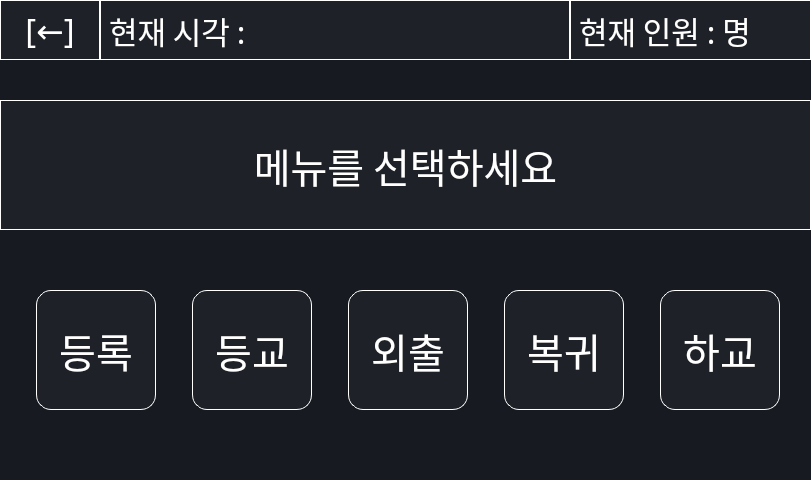
<?xml version="1.0" encoding="UTF-8"?>
<ui version="4.0">
 <class>MainWindow</class>
 <widget class="QMainWindow" name="MainWindow">
  <property name="geometry">
   <rect>
    <x>0</x>
    <y>0</y>
    <width>811</width>
    <height>480</height>
   </rect>
  </property>
  <property name="windowTitle">
   <string>MainWindow</string>
  </property>
  <widget class="QWidget" name="centralwidget">
   <widget class="QStackedWidget" name="stackedWidget">
    <property name="geometry">
     <rect>
      <x>0</x>
      <y>0</y>
      <width>811</width>
      <height>480</height>
     </rect>
    </property>
    <property name="styleSheet">
     <string notr="true">background-color: rgb(23, 27, 33);
</string>
    </property>
    <property name="currentIndex">
     <number>0</number>
    </property>
    <widget class="QWidget" name="page_main">
     <widget class="QLabel" name="main_msg_label">
      <property name="geometry">
       <rect>
        <x>0</x>
        <y>100</y>
        <width>811</width>
        <height>130</height>
       </rect>
      </property>
      <property name="font">
       <font>
        <family>AppleSDGothicNeoB00</family>
        <pointsize>30</pointsize>
       </font>
      </property>
      <property name="styleSheet">
       <string notr="true">background-color: rgb(30, 34, 40);
color: white;
border: 1px solid white;</string>
      </property>
      <property name="text">
       <string>메뉴를 선택하세요</string>
      </property>
      <property name="alignment">
       <set>Qt::AlignCenter</set>
      </property>
     </widget>
     <widget class="QWidget" name="layoutWidget">
      <property name="geometry">
       <rect>
        <x>20</x>
        <y>280</y>
        <width>776</width>
        <height>141</height>
       </rect>
      </property>
      <layout class="QHBoxLayout" name="horizontalLayout">
       <property name="spacing">
        <number>20</number>
       </property>
       <item>
        <widget class="QPushButton" name="move_registration_page_button">
         <property name="minimumSize">
          <size>
           <width>120</width>
           <height>120</height>
          </size>
         </property>
         <property name="maximumSize">
          <size>
           <width>120</width>
           <height>120</height>
          </size>
         </property>
         <property name="font">
          <font>
           <family>AppleSDGothicNeoB00</family>
           <pointsize>30</pointsize>
          </font>
         </property>
         <property name="styleSheet">
          <string notr="true">background-color: rgb(30, 34, 40);
color: white;
border: 1px solid white;
border-radius: 15px;</string>
         </property>
         <property name="text">
          <string>등록</string>
         </property>
        </widget>
       </item>
       <item>
        <widget class="QPushButton" name="move_enter_page_button">
         <property name="minimumSize">
          <size>
           <width>120</width>
           <height>120</height>
          </size>
         </property>
         <property name="maximumSize">
          <size>
           <width>120</width>
           <height>120</height>
          </size>
         </property>
         <property name="font">
          <font>
           <family>AppleSDGothicNeoB00</family>
           <pointsize>30</pointsize>
          </font>
         </property>
         <property name="styleSheet">
          <string notr="true">background-color: rgb(30, 34, 40);
color: white;
border: 1px solid white;
border-radius: 15px;</string>
         </property>
         <property name="text">
          <string>등교</string>
         </property>
        </widget>
       </item>
       <item>
        <widget class="QPushButton" name="move_outside_page_button">
         <property name="minimumSize">
          <size>
           <width>120</width>
           <height>120</height>
          </size>
         </property>
         <property name="maximumSize">
          <size>
           <width>120</width>
           <height>120</height>
          </size>
         </property>
         <property name="font">
          <font>
           <family>AppleSDGothicNeoB00</family>
           <pointsize>30</pointsize>
          </font>
         </property>
         <property name="styleSheet">
          <string notr="true">background-color: rgb(30, 34, 40);
color: white;
border: 1px solid white;
border-radius: 15px;</string>
         </property>
         <property name="text">
          <string>외출</string>
         </property>
        </widget>
       </item>
       <item>
        <widget class="QPushButton" name="move_return_page_button">
         <property name="minimumSize">
          <size>
           <width>120</width>
           <height>120</height>
          </size>
         </property>
         <property name="maximumSize">
          <size>
           <width>120</width>
           <height>120</height>
          </size>
         </property>
         <property name="font">
          <font>
           <family>AppleSDGothicNeoB00</family>
           <pointsize>30</pointsize>
          </font>
         </property>
         <property name="styleSheet">
          <string notr="true">background-color: rgb(30, 34, 40);
color: white;
border: 1px solid white;
border-radius: 15px;</string>
         </property>
         <property name="text">
          <string>복귀</string>
         </property>
        </widget>
       </item>
       <item>
        <widget class="QPushButton" name="move_leave_page_button">
         <property name="minimumSize">
          <size>
           <width>120</width>
           <height>120</height>
          </size>
         </property>
         <property name="maximumSize">
          <size>
           <width>120</width>
           <height>120</height>
          </size>
         </property>
         <property name="font">
          <font>
           <family>AppleSDGothicNeoB00</family>
           <pointsize>30</pointsize>
          </font>
         </property>
         <property name="styleSheet">
          <string notr="true">background-color: rgb(30, 34, 40);
color: white;
border: 1px solid white;
border-radius: 15px;</string>
         </property>
         <property name="text">
          <string>하교</string>
         </property>
        </widget>
       </item>
      </layout>
     </widget>
    </widget>
    <widget class="QWidget" name="page_outside">
     <widget class="QWidget" name="layoutWidget">
      <property name="geometry">
       <rect>
        <x>20</x>
        <y>270</y>
        <width>776</width>
        <height>141</height>
       </rect>
      </property>
      <layout class="QHBoxLayout" name="horizontalLayout_2">
       <property name="spacing">
        <number>20</number>
       </property>
       <item>
        <widget class="QPushButton" name="eating_button">
         <property name="minimumSize">
          <size>
           <width>120</width>
           <height>120</height>
          </size>
         </property>
         <property name="maximumSize">
          <size>
           <width>120</width>
           <height>120</height>
          </size>
         </property>
         <property name="font">
          <font>
           <family>AppleSDGothicNeoB00</family>
           <pointsize>30</pointsize>
          </font>
         </property>
         <property name="styleSheet">
          <string notr="true">background-color: rgb(30, 34, 40);
color: white;
border: 1px solid white;
border-radius: 15px;</string>
         </property>
         <property name="text">
          <string>식사</string>
         </property>
        </widget>
       </item>
       <item>
        <widget class="QPushButton" name="gs25_button">
         <property name="minimumSize">
          <size>
           <width>120</width>
           <height>120</height>
          </size>
         </property>
         <property name="maximumSize">
          <size>
           <width>120</width>
           <height>120</height>
          </size>
         </property>
         <property name="font">
          <font>
           <family>AppleSDGothicNeoB00</family>
           <pointsize>30</pointsize>
          </font>
         </property>
         <property name="styleSheet">
          <string notr="true">background-color: rgb(30, 34, 40);
color: white;
border: 1px solid white;
border-radius: 15px;</string>
         </property>
         <property name="text">
          <string>편의점</string>
         </property>
        </widget>
       </item>
       <item>
        <widget class="QPushButton" name="gym_button">
         <property name="minimumSize">
          <size>
           <width>120</width>
           <height>120</height>
          </size>
         </property>
         <property name="maximumSize">
          <size>
           <width>120</width>
           <height>120</height>
          </size>
         </property>
         <property name="font">
          <font>
           <family>AppleSDGothicNeoB00</family>
           <pointsize>30</pointsize>
          </font>
         </property>
         <property name="styleSheet">
          <string notr="true">background-color: rgb(30, 34, 40);
color: white;
border: 1px solid white;
border-radius: 15px;</string>
         </property>
         <property name="text">
          <string>운동</string>
         </property>
        </widget>
       </item>
       <item>
        <widget class="QPushButton" name="etc_button">
         <property name="minimumSize">
          <size>
           <width>120</width>
           <height>120</height>
          </size>
         </property>
         <property name="maximumSize">
          <size>
           <width>120</width>
           <height>120</height>
          </size>
         </property>
         <property name="font">
          <font>
           <family>AppleSDGothicNeoB00</family>
           <pointsize>30</pointsize>
          </font>
         </property>
         <property name="styleSheet">
          <string notr="true">background-color: rgb(30, 34, 40);
color: white;
border: 1px solid white;
border-radius: 15px;</string>
         </property>
         <property name="text">
          <string>기타</string>
         </property>
        </widget>
       </item>
      </layout>
     </widget>
     <widget class="QLabel" name="outside_msg_label">
      <property name="geometry">
       <rect>
        <x>0</x>
        <y>100</y>
        <width>811</width>
        <height>130</height>
       </rect>
      </property>
      <property name="font">
       <font>
        <family>AppleSDGothicNeoB00</family>
        <pointsize>30</pointsize>
       </font>
      </property>
      <property name="styleSheet">
       <string notr="true">background-color: rgb(30, 34, 40);
color: white;
border: 1px solid white;</string>
      </property>
      <property name="text">
       <string>사유를 선택하세요</string>
      </property>
      <property name="alignment">
       <set>Qt::AlignCenter</set>
      </property>
     </widget>
    </widget>
    <widget class="QWidget" name="page_fingerprint">
     <widget class="QLabel" name="fingerprint_msg_label">
      <property name="geometry">
       <rect>
        <x>0</x>
        <y>100</y>
        <width>811</width>
        <height>130</height>
       </rect>
      </property>
      <property name="font">
       <font>
        <family>AppleSDGothicNeoB00</family>
        <pointsize>30</pointsize>
       </font>
      </property>
      <property name="styleSheet">
       <string notr="true">background-color: rgb(30, 34, 40);
color: white;
border: 1px solid white;</string>
      </property>
      <property name="text">
       <string>지문을 입력하세요</string>
      </property>
      <property name="alignment">
       <set>Qt::AlignCenter</set>
      </property>
     </widget>
    </widget>
    <widget class="QWidget" name="page_registration">
     <widget class="QWidget" name="gridLayoutWidget">
      <property name="geometry">
       <rect>
        <x>0</x>
        <y>231</y>
        <width>811</width>
        <height>251</height>
       </rect>
      </property>
      <layout class="QGridLayout" name="gridLayout">
       <property name="spacing">
        <number>0</number>
       </property>
       <item row="0" column="3">
        <widget class="QPushButton" name="three_button">
         <property name="minimumSize">
          <size>
           <width>100</width>
           <height>100</height>
          </size>
         </property>
         <property name="maximumSize">
          <size>
           <width>100</width>
           <height>100</height>
          </size>
         </property>
         <property name="font">
          <font>
           <family>AppleSDGothicNeoB00</family>
           <pointsize>30</pointsize>
          </font>
         </property>
         <property name="styleSheet">
          <string notr="true">background-color: rgb(30, 34, 40);
color: white;
border: 1px solid white;</string>
         </property>
         <property name="text">
          <string>3</string>
         </property>
        </widget>
       </item>
       <item row="1" column="1">
        <widget class="QPushButton" name="six_button">
         <property name="minimumSize">
          <size>
           <width>100</width>
           <height>100</height>
          </size>
         </property>
         <property name="maximumSize">
          <size>
           <width>100</width>
           <height>100</height>
          </size>
         </property>
         <property name="font">
          <font>
           <family>AppleSDGothicNeoB00</family>
           <pointsize>30</pointsize>
          </font>
         </property>
         <property name="styleSheet">
          <string notr="true">background-color: rgb(30, 34, 40);
color: white;
border: 1px solid white;</string>
         </property>
         <property name="text">
          <string>6</string>
         </property>
        </widget>
       </item>
       <item row="0" column="0">
        <widget class="QPushButton" name="zero_button">
         <property name="minimumSize">
          <size>
           <width>100</width>
           <height>100</height>
          </size>
         </property>
         <property name="maximumSize">
          <size>
           <width>100</width>
           <height>100</height>
          </size>
         </property>
         <property name="font">
          <font>
           <family>AppleSDGothicNeoB00</family>
           <pointsize>30</pointsize>
          </font>
         </property>
         <property name="layoutDirection">
          <enum>Qt::LeftToRight</enum>
         </property>
         <property name="styleSheet">
          <string notr="true">background-color: rgb(30, 34, 40);
color: white;
border: 1px solid white;</string>
         </property>
         <property name="text">
          <string>0</string>
         </property>
        </widget>
       </item>
       <item row="0" column="4">
        <widget class="QPushButton" name="four_button">
         <property name="minimumSize">
          <size>
           <width>100</width>
           <height>100</height>
          </size>
         </property>
         <property name="maximumSize">
          <size>
           <width>100</width>
           <height>100</height>
          </size>
         </property>
         <property name="font">
          <font>
           <family>AppleSDGothicNeoB00</family>
           <pointsize>30</pointsize>
          </font>
         </property>
         <property name="styleSheet">
          <string notr="true">background-color: rgb(30, 34, 40);
color: white;
border: 1px solid white;</string>
         </property>
         <property name="text">
          <string>4</string>
         </property>
        </widget>
       </item>
       <item row="0" column="2">
        <widget class="QPushButton" name="two_button">
         <property name="minimumSize">
          <size>
           <width>100</width>
           <height>100</height>
          </size>
         </property>
         <property name="maximumSize">
          <size>
           <width>100</width>
           <height>100</height>
          </size>
         </property>
         <property name="font">
          <font>
           <family>AppleSDGothicNeoB00</family>
           <pointsize>30</pointsize>
          </font>
         </property>
         <property name="styleSheet">
          <string notr="true">background-color: rgb(30, 34, 40);
color: white;
border: 1px solid white;</string>
         </property>
         <property name="text">
          <string>2</string>
         </property>
        </widget>
       </item>
       <item row="0" column="1">
        <widget class="QPushButton" name="one_button">
         <property name="minimumSize">
          <size>
           <width>100</width>
           <height>100</height>
          </size>
         </property>
         <property name="maximumSize">
          <size>
           <width>100</width>
           <height>100</height>
          </size>
         </property>
         <property name="font">
          <font>
           <family>AppleSDGothicNeoB00</family>
           <pointsize>30</pointsize>
          </font>
         </property>
         <property name="styleSheet">
          <string notr="true">background-color: rgb(30, 34, 40);
color: white;
border: 1px solid white;</string>
         </property>
         <property name="text">
          <string>1</string>
         </property>
        </widget>
       </item>
       <item row="1" column="2">
        <widget class="QPushButton" name="seven_button">
         <property name="minimumSize">
          <size>
           <width>100</width>
           <height>100</height>
          </size>
         </property>
         <property name="maximumSize">
          <size>
           <width>100</width>
           <height>100</height>
          </size>
         </property>
         <property name="font">
          <font>
           <family>AppleSDGothicNeoB00</family>
           <pointsize>30</pointsize>
          </font>
         </property>
         <property name="styleSheet">
          <string notr="true">background-color: rgb(30, 34, 40);
color: white;
border: 1px solid white;</string>
         </property>
         <property name="text">
          <string>7</string>
         </property>
        </widget>
       </item>
       <item row="1" column="0">
        <widget class="QPushButton" name="five_button">
         <property name="minimumSize">
          <size>
           <width>100</width>
           <height>100</height>
          </size>
         </property>
         <property name="maximumSize">
          <size>
           <width>100</width>
           <height>100</height>
          </size>
         </property>
         <property name="font">
          <font>
           <family>AppleSDGothicNeoB00</family>
           <pointsize>30</pointsize>
          </font>
         </property>
         <property name="styleSheet">
          <string notr="true">background-color: rgb(30, 34, 40);
color: white;
border: 1px solid white;</string>
         </property>
         <property name="text">
          <string>5</string>
         </property>
        </widget>
       </item>
       <item row="0" column="5">
        <widget class="QPushButton" name="backspace_button">
         <property name="minimumSize">
          <size>
           <width>100</width>
           <height>100</height>
          </size>
         </property>
         <property name="maximumSize">
          <size>
           <width>100</width>
           <height>100</height>
          </size>
         </property>
         <property name="font">
          <font>
           <family>AppleSDGothicNeoB00</family>
           <pointsize>30</pointsize>
          </font>
         </property>
         <property name="styleSheet">
          <string notr="true">background-color: rgb(30, 34, 40);
color: white;
border: 1px solid white;</string>
         </property>
         <property name="text">
          <string>←</string>
         </property>
        </widget>
       </item>
       <item row="1" column="3">
        <widget class="QPushButton" name="eight_button">
         <property name="minimumSize">
          <size>
           <width>100</width>
           <height>100</height>
          </size>
         </property>
         <property name="maximumSize">
          <size>
           <width>100</width>
           <height>100</height>
          </size>
         </property>
         <property name="font">
          <font>
           <family>AppleSDGothicNeoB00</family>
           <pointsize>30</pointsize>
          </font>
         </property>
         <property name="styleSheet">
          <string notr="true">background-color: rgb(30, 34, 40);
color: white;
border: 1px solid white;</string>
         </property>
         <property name="text">
          <string>8</string>
         </property>
        </widget>
       </item>
       <item row="1" column="4">
        <widget class="QPushButton" name="nine_button">
         <property name="minimumSize">
          <size>
           <width>100</width>
           <height>100</height>
          </size>
         </property>
         <property name="maximumSize">
          <size>
           <width>100</width>
           <height>100</height>
          </size>
         </property>
         <property name="font">
          <font>
           <family>AppleSDGothicNeoB00</family>
           <pointsize>30</pointsize>
          </font>
         </property>
         <property name="styleSheet">
          <string notr="true">background-color: rgb(30, 34, 40);
color: white;
border: 1px solid white;</string>
         </property>
         <property name="text">
          <string>9</string>
         </property>
        </widget>
       </item>
       <item row="1" column="5">
        <widget class="QPushButton" name="enter_button">
         <property name="minimumSize">
          <size>
           <width>100</width>
           <height>100</height>
          </size>
         </property>
         <property name="maximumSize">
          <size>
           <width>100</width>
           <height>100</height>
          </size>
         </property>
         <property name="font">
          <font>
           <family>AppleSDGothicNeoB00</family>
           <pointsize>30</pointsize>
           <weight>50</weight>
           <bold>false</bold>
          </font>
         </property>
         <property name="styleSheet">
          <string notr="true">background-color: rgb(30, 34, 40);
color: white;
border: 1px solid white;</string>
         </property>
         <property name="text">
          <string>↲</string>
         </property>
        </widget>
       </item>
      </layout>
     </widget>
     <widget class="QLineEdit" name="registration_msg_label">
      <property name="geometry">
       <rect>
        <x>0</x>
        <y>100</y>
        <width>811</width>
        <height>130</height>
       </rect>
      </property>
      <property name="font">
       <font>
        <family>AppleSDGothicNeoB00</family>
        <pointsize>30</pointsize>
       </font>
      </property>
      <property name="styleSheet">
       <string notr="true">background-color: rgb(30, 34, 40);
color: white;
border: 1px solid white;
QLineEdit {color: white;}
QLineEdit:placeholder {color: white;}</string>
      </property>
      <property name="text">
       <string/>
      </property>
      <property name="alignment">
       <set>Qt::AlignCenter</set>
      </property>
      <property name="dragEnabled">
       <bool>false</bool>
      </property>
      <property name="placeholderText">
       <string>학번을 입력하세요</string>
      </property>
     </widget>
    </widget>
   </widget>
   <widget class="QWidget" name="header_widget" native="true">
    <property name="geometry">
     <rect>
      <x>0</x>
      <y>0</y>
      <width>811</width>
      <height>60</height>
     </rect>
    </property>
    <widget class="QLabel" name="current_time_label">
     <property name="geometry">
      <rect>
       <x>100</x>
       <y>0</y>
       <width>470</width>
       <height>60</height>
      </rect>
     </property>
     <property name="font">
      <font>
       <family>AppleSDGothicNeoB00</family>
       <pointsize>23</pointsize>
      </font>
     </property>
     <property name="styleSheet">
      <string notr="true">background-color: rgb(30, 34, 40);
color: white;
border: 1px solid white;</string>
     </property>
     <property name="text">
      <string>현재 시각 : </string>
     </property>
    </widget>
    <widget class="QLabel" name="current_member_label">
     <property name="geometry">
      <rect>
       <x>570</x>
       <y>0</y>
       <width>241</width>
       <height>60</height>
      </rect>
     </property>
     <property name="font">
      <font>
       <family>AppleSDGothicNeoB00</family>
       <pointsize>23</pointsize>
      </font>
     </property>
     <property name="styleSheet">
      <string notr="true">background-color: rgb(30, 34, 40);
color: white;
border: 1px solid white;</string>
     </property>
     <property name="text">
      <string>현재 인원 : 명</string>
     </property>
    </widget>
    <widget class="QPushButton" name="back_main_button">
     <property name="geometry">
      <rect>
       <x>0</x>
       <y>0</y>
       <width>100</width>
       <height>60</height>
      </rect>
     </property>
     <property name="font">
      <font>
       <family>AppleSDGothicNeoB00</family>
       <pointsize>25</pointsize>
      </font>
     </property>
     <property name="styleSheet">
      <string notr="true">background-color: rgb(30, 34, 40);
color: white;
border: 1px solid white;</string>
     </property>
     <property name="text">
      <string>[←]</string>
     </property>
    </widget>
   </widget>
  </widget>
 </widget>
 <resources/>
 <connections/>
</ui>
